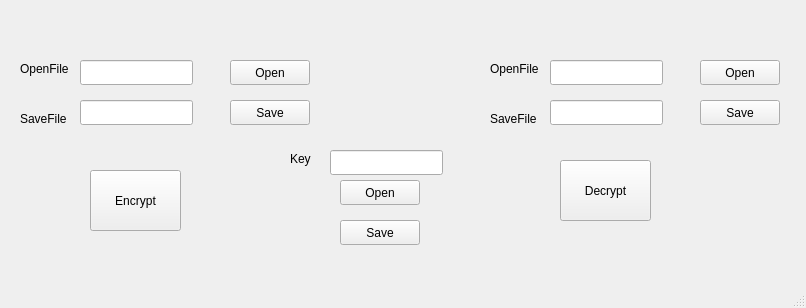
<?xml version="1.0" encoding="UTF-8"?>
<ui version="4.0">
 <class>MainWindow</class>
 <widget class="QMainWindow" name="MainWindow">
  <property name="geometry">
   <rect>
    <x>0</x>
    <y>0</y>
    <width>806</width>
    <height>308</height>
   </rect>
  </property>
  <property name="windowTitle">
   <string>MainWindow</string>
  </property>
  <widget class="QWidget" name="centralwidget">
   <widget class="QLabel" name="label">
    <property name="geometry">
     <rect>
      <x>20</x>
      <y>60</y>
      <width>54</width>
      <height>17</height>
     </rect>
    </property>
    <property name="text">
     <string>OpenFile</string>
    </property>
   </widget>
   <widget class="QLabel" name="label_2">
    <property name="geometry">
     <rect>
      <x>20</x>
      <y>110</y>
      <width>54</width>
      <height>17</height>
     </rect>
    </property>
    <property name="text">
     <string>SaveFile</string>
    </property>
   </widget>
   <widget class="QLabel" name="label_5">
    <property name="geometry">
     <rect>
      <x>290</x>
      <y>150</y>
      <width>54</width>
      <height>17</height>
     </rect>
    </property>
    <property name="text">
     <string>Key</string>
    </property>
   </widget>
   <widget class="QLineEdit" name="line_openfile_encrypt">
    <property name="geometry">
     <rect>
      <x>80</x>
      <y>60</y>
      <width>113</width>
      <height>25</height>
     </rect>
    </property>
   </widget>
   <widget class="QLineEdit" name="line_savefile_encrypt">
    <property name="geometry">
     <rect>
      <x>80</x>
      <y>100</y>
      <width>113</width>
      <height>25</height>
     </rect>
    </property>
   </widget>
   <widget class="QLineEdit" name="line_key">
    <property name="geometry">
     <rect>
      <x>330</x>
      <y>150</y>
      <width>113</width>
      <height>25</height>
     </rect>
    </property>
   </widget>
   <widget class="QPushButton" name="Button_open_encrypt">
    <property name="geometry">
     <rect>
      <x>230</x>
      <y>60</y>
      <width>80</width>
      <height>25</height>
     </rect>
    </property>
    <property name="text">
     <string>Open</string>
    </property>
   </widget>
   <widget class="QPushButton" name="button_save_encrypt">
    <property name="geometry">
     <rect>
      <x>230</x>
      <y>100</y>
      <width>80</width>
      <height>25</height>
     </rect>
    </property>
    <property name="text">
     <string>Save</string>
    </property>
   </widget>
   <widget class="QLineEdit" name="line_openfile_decrypt">
    <property name="geometry">
     <rect>
      <x>550</x>
      <y>60</y>
      <width>113</width>
      <height>25</height>
     </rect>
    </property>
   </widget>
   <widget class="QLabel" name="label_3">
    <property name="geometry">
     <rect>
      <x>490</x>
      <y>60</y>
      <width>54</width>
      <height>17</height>
     </rect>
    </property>
    <property name="text">
     <string>OpenFile</string>
    </property>
   </widget>
   <widget class="QLineEdit" name="line_savefile_decrypt">
    <property name="geometry">
     <rect>
      <x>550</x>
      <y>100</y>
      <width>113</width>
      <height>25</height>
     </rect>
    </property>
   </widget>
   <widget class="QPushButton" name="button_save_decrypt">
    <property name="geometry">
     <rect>
      <x>700</x>
      <y>100</y>
      <width>80</width>
      <height>25</height>
     </rect>
    </property>
    <property name="text">
     <string>Save</string>
    </property>
   </widget>
   <widget class="QPushButton" name="button_open_decrypt">
    <property name="geometry">
     <rect>
      <x>700</x>
      <y>60</y>
      <width>80</width>
      <height>25</height>
     </rect>
    </property>
    <property name="text">
     <string>Open</string>
    </property>
   </widget>
   <widget class="QLabel" name="label_4">
    <property name="geometry">
     <rect>
      <x>490</x>
      <y>110</y>
      <width>54</width>
      <height>17</height>
     </rect>
    </property>
    <property name="text">
     <string>SaveFile</string>
    </property>
   </widget>
   <widget class="QPushButton" name="button_open_key">
    <property name="geometry">
     <rect>
      <x>340</x>
      <y>180</y>
      <width>80</width>
      <height>25</height>
     </rect>
    </property>
    <property name="text">
     <string>Open</string>
    </property>
   </widget>
   <widget class="QPushButton" name="button_save_key">
    <property name="geometry">
     <rect>
      <x>340</x>
      <y>220</y>
      <width>80</width>
      <height>25</height>
     </rect>
    </property>
    <property name="text">
     <string>Save</string>
    </property>
   </widget>
   <widget class="QPushButton" name="button_encrypt">
    <property name="geometry">
     <rect>
      <x>90</x>
      <y>170</y>
      <width>91</width>
      <height>61</height>
     </rect>
    </property>
    <property name="text">
     <string>Encrypt</string>
    </property>
   </widget>
   <widget class="QPushButton" name="button_decrypt">
    <property name="geometry">
     <rect>
      <x>560</x>
      <y>160</y>
      <width>91</width>
      <height>61</height>
     </rect>
    </property>
    <property name="text">
     <string>Decrypt</string>
    </property>
   </widget>
  </widget>
  <widget class="QStatusBar" name="statusbar"/>
 </widget>
 <resources/>
 <connections/>
</ui>
